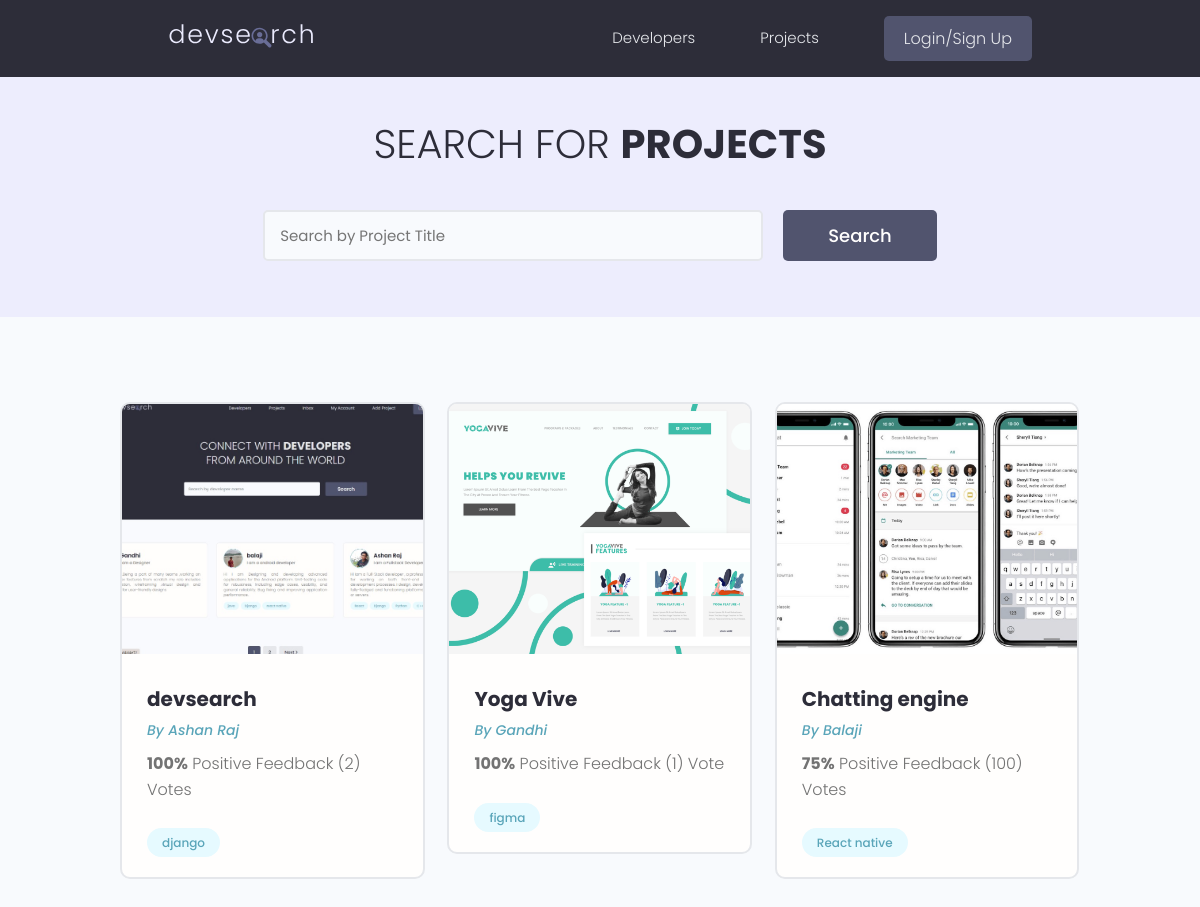
/projects/, run on the app's committed database.
### projects/models.py (models this page shows, shortened)
class Project(models.Model):
    owner = models.ForeignKey(
        Profile, null=True, blank=True, on_delete=models.SET_NULL)
    title = models.CharField(max_length=200)
    description = models.TextField(null=True, blank=True)
    featured_image = models.ImageField(
        null=True, blank=True, default="default.jpg")
    demo_link = models.CharField(max_length=2000, null=True, blank=True)
    source_link = models.CharField(max_length=2000, null=True, blank=True)
    tags = models.ManyToManyField('Tag', blank=True)
    vote_total = models.IntegerField(default=0, null=True, blank=True)
    vote_ratio = models.IntegerField(default=0, null=True, blank=True)
    created = models.DateTimeField(auto_now_add=True)
    id = models.UUIDField(default=uuid.uuid4, unique=True,
                          primary_key=True, editable=False)
    class Meta:
        ordering =['-vote_ratio','-vote_total','title']

class Tag(models.Model):
    name = models.CharField(max_length=200)
    created = models.DateTimeField(auto_now_add=True)
    id = models.UUIDField(default=uuid.uuid4, unique=True,
                          primary_key=True, editable=False)
    def __str__(self):
        return self.name

### users/models.py (models this page shows, shortened)
class Profile(models.Model):
    user = models.OneToOneField(
        User, on_delete=models.CASCADE, null=True, blank=True)
    name = models.CharField(max_length=200, blank=True, null=True)
    email = models.EmailField(max_length=500, blank=True, null=True)
    username = models.CharField(max_length=200, blank=True, null=True)
    location = models.CharField(max_length=200, blank=True, null=True)
    short_intro = models.CharField(max_length=200, blank=True, null=True)
    bio = models.TextField(blank=True, null=True)
    profile_image = models.ImageField(
        null=True, blank=True, upload_to='profiles/', default="profiles/user-default.png")
    social_github = models.CharField(max_length=200, blank=True, null=True)
    social_twitter = models.CharField(max_length=200, blank=True, null=True)
    social_linkedin = models.CharField(max_length=200, blank=True, null=True)
    social_youtube = models.CharField(max_length=200, blank=True, null=True)
    social_website = models.CharField(max_length=200, blank=True, null=True)
    created = models.DateTimeField(auto_now_add=True)
    id = models.UUIDField(default=uuid.uuid4, unique=True,
                          primary_key=True, editable=False)

### projects/views.py (the view)
# urls.py: path('projects/',include('projects.urls')),
def projects(request):
      projects, search_query = searchProjects(request)
      custom_range, projects= paginateProjects(request,projects,6)
      context = {'projects': projects,
               'search_query': search_query,'custom_range':custom_range}
      return render(request,'projects/projects.html',context)

### projects/utils.py (called while the page is built)
def paginateProjects(request, projects, results):
    page = request.GET.get('page')
    paginator = Paginator(projects, results)
    try:
        projects = paginator.page(page)
    except PageNotAnInteger:
        page = 1
        projects = paginator.page(page)
    except EmptyPage:
        page = paginator.num_pages
        projects = paginator.page(page)
    leftIndex = (int(page) - 4)
    if leftIndex < 1:
        leftIndex = 1
    rightIndex = (int(page) + 5)
    if rightIndex > paginator.num_pages:
        rightIndex = paginator.num_pages + 1
    custom_range = range(leftIndex, rightIndex)
    return custom_range, projects

def searchProjects(request):
    search_query = ''
    if request.GET.get('search_query'):
        search_query = request.GET.get('search_query')
    tags = Tag.objects.filter(name__icontains=search_query)
    projects = Project.objects.distinct().filter(
        Q(title__icontains=search_query) |
        Q(description__icontains=search_query) |
        Q(owner__name__icontains=search_query) |
        Q(tags__in=tags)
    )
    return projects, search_query

### projects/templates/projects/projects.html (shortened to what this page needs)
{% extends 'main.html' %}
{% block content %}
<main class="projects">
    <section class="hero-section text-center">
        <div class="container container--narrow">
            <div class="hero-section__box">
                <h2>Search for <span>Projects</span></h2>
            </div>
            <div class="hero-section__search">
                <form id='searchForm' class="form" action="{% url 'projects' %}" method="get">
                    <div class="form__field">
                        <input class="input input--text" id="formInput#search" type="text" name="search_query"
                            placeholder="Search by Project Title" value="{{search_query}}" />
                    </div>
                    <input class="btn btn--sub btn--lg" type="submit" value="Search" />
                </form>
            </div>
        </div>
    </section>
    <section class="projectsList">
        <div class="container">
            <div class="grid grid--three">
                {% for project in projects %}
                <div class="column">
                    <div class="card project">
                        <a href="{% url 'project' project.id %}" class="project">
                            <img class="project__thumbnail" src="{{project.featured_image.url}}" alt="project thumbnail" />
                            <div class="card__body">
                                <h3 class="project__title">{{project.title}}</h3>
                                <p><a class="project__author" href="{% url 'user-profile' project.owner.id %}">By
                                    {{project.owner.name}}</a>
                            </p>
                                <p class="project--rating">
                                    <span style="font-weight: bold;">{{project.vote_ratio}}%</span> Positive
                                    Feedback ({{project.vote_total}}) Vote{{project.vote_total|pluralize:"s"}}
                                </p>
                                <div class="project__tags">
                                    {% for tag in project.tags.all %}
                                    <span class="tag tag--pill tag--main">
                                        <small>{{tag}}</small>
                                    </span>
                                    {% endfor %}
                                </div>
                            </div>
                        </a>
                    </div>
                </div>
                {% endfor %}
            </div>
        </div>
    </section>
</main>
{% endblock %}

### templates/main.html (shortened to what this page needs)
<!DOCTYPE html>
{% load static %}
<html>
<head>
    <link rel="stylesheet" href="https://cdn.iconmonstr.com/1.3.0/css/iconmonstr-iconic-font.min.css" />
    <link rel="stylesheet" href="{% static 'uikit/styles/uikit.css' %}" />
    <link rel="stylesheet" href="{% static 'styles/app.css' %}" />
</head>
<body>
    {% include 'navbar.html' %}
    {% block content %}
    {% endblock content %}
</body>
</html>

### templates/navbar.html (shortened to what this page needs)
{% load static %}
<header class="header">
    <div class="container container--narrow">
      <a href="{% url 'profiles' %}" class="header__logo">
        <img src="{% static 'images/logo.svg' %}" alt="DevSearch Logo" />
      </a>
      <nav class="header__nav">
        <ul class="header__menu">
          <li class="header__menuItem"><a href="{%url 'profiles' %}">Developers</a></li>
          <li class="header__menuItem"><a href="{% url 'projects' %}">Projects</a></li>
          {% if request.user.is_authenticated %}
          <li class="header__menuItem"><a href="{% url 'inbox' %}">Inbox</a></li>
          <li class="header__menuItem"><a href="{% url 'account' %}">My Account</a></li>
          <li class="header__menuItem"><a href="{% url 'create-project' %}">Add Project</a></li>
          <li class="header__menuItem"><a href="{% url 'logout' %}" class="btn btn--sub">Logout</a></li>
          {%else %}
          <li class="header__menuItem"><a href="{% url 'login' %}" class="btn btn--sub">Login/Sign Up</a></li>
          {% endif %}
        </ul>
      </nav>
    </div>
  </header>

### static/styles/app.css (style rules this page uses)
:root { --color-sub: #2d2d39; }
.btn--sub { background-color: var(--color-sub-light); }
.card { border: 2px solid var(--color-light); }
img { width: 100%; }
.header { position: sticky; z-index: 111; background-color: var(--color-sub); padding: 1.5rem 0; }
.header > .container { display: flex; justify-content: space-between; align-items: center; }
.header__logo > img { height: 3.8rem; }
.header__nav > ul { display: inline-flex; align-items: center; list-style: none; gap: 6.5rem; }
.header__menuItem > a { color: var(--color-light); font-weight: 300; }
.hero-section { height: 40vh; display: flex; align-items: center; background-color: var(--color-sub); }
.hero-section__box { margin-bottom: 4rem; }
.hero-section__box > h2, .hero-section__box > h2 > span { font-size: 4rem; color: var(--color-light); line-height: 1.3; text-transform: uppercase; }
.hero-section__box > h2 { font-weight: 300; }
.hero-section__box > h2 > span { font-weight: 700; }
.hero-section__search > .form { display: flex; align-items: center; justify-content: center; gap: 2rem; }
.hero-section__search > .form input.input--text { width: 50rem; }
.project__author { font-size: 1.4rem; font-style: italic; }
.project--rating { margin-bottom: 1.6em; margin-top: .5em; }
.projects > .hero-section { background: var(--color-sub-lighter); height: 30vh; }
.projects .hero-section__box { margin-bottom: 2.5rem; }
.projects .hero-section__box > h2 { color: var(--color-sub); }
.projects .hero-section__box > h2 > span { font-weight: 700; color: var(--color-sub); }
.projectsList { margin-top: 8rem; }
.project__thumbnail { height: 25rem; object-fit: cover; object-position: top center; }
.project__title { font-size: 2rem; font-weight: 700; color: var(--color-sub); }

### static/uikit/styles/modules/_variables.css (style rules this page uses)
:root { --color-main: #5aa5b9; --color-main-light: #e6faff; --color-sub: #3f4156; --color-sub-light: #51546e; --color-sub-lighter: #ededfd; --color-text: #737373; --color-gray: #8b8b8b; --color-light: #e5e7eb; --color-light-gray: #767676; --color-bg: #f8fafd; --color-white: #fffefd; --color-white-light: #f3f3f3; --color-success: #359e64; --color-success-bg: #def8e8; --color-error: #fc4b0b; --color-error-bg: #fff2ee; --font-base: 'Poppins', arial, helvetica, 'Segoe UI', roboto, ubuntu, sans-serif; --font-monospace: 'Fira Code', 'Courier New', courier, monospace; --font-regular: 300; --font-medium: 500; --font-bold: 700; --generic-shadow: 1px 1px 5px #00000010; --generic-transition: all 0.3s ease-in-out; }

### static/uikit/styles/modules/_base.css (style rules this page uses)
* { margin: 0; padding: 0; box-sizing: border-box; text-rendering: optimizeLegibility; color: inherit; font-size: inherit; }
html { font-size: 50%; }
@media only screen and (min-width: 480px) { html { font-size: 56.25%; } }
@media only screen and (min-width: 1200px) { html { font-size: 62.5%; } }
body { line-height: 1.6; font-weight: 400; font-size: 1.5rem; color: var(--color-text); background-color: var(--color-bg); min-height: 100vh; }

### static/uikit/styles/modules/_typography.css (style rules this page uses)
* { font-family: var(--font-base); }
h2 { font-size: 3.6rem; font-weight: var(--font-bold); }
h3 { font-size: 3.2rem; font-weight: var(--font-medium); }
p, span, strong { font-size: 1.6rem; color: var(--color-text); font-weight: var(--font-regular); }
a { padding-bottom: 2px; text-decoration: none; display: inline-block; color: var(--color-main); font-weight: var(--font-medium); }

### static/uikit/styles/modules/_utilities.css (style rules this page uses)
.container { width: 92%; max-width: 165rem; margin: 0 auto; box-sizing: border-box; }
.container--narrow { width: 92%; max-width: 120rem; }
@media screen and (min-width: 1000px) { .container { width: 90%; } }
@media screen and (min-width: 1000px) { .container--narrow { width: 85%; } }
@media screen and (min-width: 1200px) { .container { width: 80%; } }
@media screen and (min-width: 1200px) { .container--narrow { width: 72%; } }
.text-center { text-align: center; }

### static/uikit/styles/modules/_button.css (style rules this page uses)
.btn { display: inline-block; position: relative; cursor: pointer; background-color: var(--color-light); font-weight: var(--font-medium); color: var(--color-sub); text-decoration: none; padding: 1rem 2rem; border-radius: 0.5rem; border: none; width: -webkit-fit-content; width: -moz-fit-content; width: fit-content; height: -webkit-fit-content; height: -moz-fit-content; height: fit-content; font-size: 1.6rem; outline-width: 0; outline-color: transparent; -webkit-backface-visibility: hidden; backface-visibility: hidden; transition: all 0.3s ease-in-out; }
.btn--sub { background-color: var(--color-sub); color: var(--color-white); }
.btn--lg { font-size: 1.8rem; padding: 1.2rem 4.5rem; }

### data on the page
Project: featured_image (picture), title "devsearch", owner.name "Ashan Raj", vote_ratio "100", vote_total "2"
Tag: name "django"
Project: featured_image (picture), title "Yoga Vive", owner.name "Gandhi", vote_ratio "100", vote_total "1"
Tag: name "figma"
Project: featured_image (picture), title "Chatting engine", owner.name "Balaji", vote_ratio "75", vote_total "100"
Tag: name "React native"
